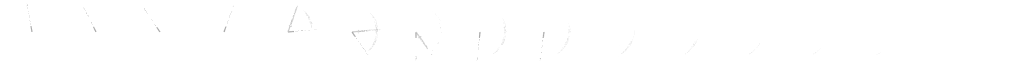
#> input picture jogos/hordas/fonte_arte/blender_corte/corte_hazaki_folha.png, 2048 x 128 px (shown at 1/2 size)
$ python corte_pfx.py
#> lines starting #> are read from the running program, lines starting #| are printed output that depends on the picture; after the words box and inside, x2 and y2 are one past the last pixel; in counts of white or black regions, pixels touching at a corner belong together
"""Cortes da katana no estilo do pixelfx: a folha do Blender fica (a lâmina e o arco), e por cima entram o rastro largo que esfria e as faíscas que a
lâmina arranca, indo pela tangente do arco com arrasto. Guia: docs/visual_2_5d/estilo_pixelfx.md.

Uso (a partir da raiz do repositório):  python jogos/hordas/fonte_arte/blender_corte/corte_pfx.py && python jogos/hordas/fonte_arte/blender_corte/girar_corte.py
Saída: corte_pfx_folha.png e corte_pfx_ciano_folha.png aqui, e as cópias corte_pfx.png e corte_pfx_ciano.png em assets/v2/efeitos. Semente fixa.
Formato da folha: R = calor, A = intensidade (shader do corte, v2/efeitos.gd).
"""

import math
import os
import random

import numpy as np
from PIL import Image

AQUI = os.path.dirname(os.path.abspath(__file__))
SAIDA = os.path.normpath(os.path.join(AQUI, "..", "..", "projeto", "assets", "v2", "efeitos"))
Q = 128
RAIO = 54.0  # onde o arco da folha passa
GOLPE = 4  # o quadro em que a lâmina começa a varrer
TONS = ((255, 255), (170, 212), (85, 128), (40, 64))  # (calor, intensidade), do fio ao que esfria


def ponto(g, x, y, tom, b):
    i, j = int(x / b), int(y / b)
    if (x - 64) ** 2 + (y - 64) ** 2 < 62**2 and g[j, i, 3] < TONS[tom][1]:
        g[j, i] = (TONS[tom][0], TONS[tom][0], TONS[tom][0], TONS[tom][1])


def linha(g, x0, y0, x1, y1, tom, b):
    n = int(max(abs(x1 - x0), abs(y1 - y0), 1)) * 2
    for k in range(n + 1):
        ponto(g, x0 + (x1 - x0) * k / n, y0 + (y1 - y0) * k / n, tom, b)


def fazer(arq, saida, n, b, semente):
#> called with arq = 'corte_hazaki_folha.png', saida = 'corte_pfx', n = 16, b = 1, semente = 21
    r = random.Random(semente)
    im = np.array(Image.open(os.path.join(AQUI, arq)).convert("RGBA"))
#> im is the input picture: shape (128, 2048, 4); mean R, G, B, A 5.4, 5.4, 5.4, 3.7
    faiscas = []
    for f in range(GOLPE, GOLPE + 3):  # a lâmina passa e arranca faíscas onde está naquele quadro
        meio = -60 + (f - GOLPE) * 60
        for _ in range(9):
            a = math.radians(meio + r.uniform(-28, 28))
            v = r.uniform(3.5, 8.0)
            faiscas.append(dict(f0=f, x=64 + math.cos(a) * RAIO, y=64 + math.sin(a) * RAIO, vx=-math.sin(a) * v + math.cos(a) * 1.2, vy=math.cos(a) * v + math.sin(a) * 1.2, vida=r.randint(4, 8)))
    for f in range(n):
        g = im[::b, f * Q : (f + 1) * Q : b].copy()
        idade = f - GOLPE - 2
        if 0 <= idade < 5:  # o rastro largo: três fios que descem a rampa e se abrem
            for fio, dr in enumerate((-6, -3, 0)):
                for grau in range(-78, 80, 2):
                    if (grau + fio * 5 + idade * 7) % 11 < 11 - idade * 2:
                        a = math.radians(grau)
                        rr = RAIO + dr - idade * 0.8
                        ponto(g, 64 + math.cos(a) * rr, 64 + math.sin(a) * rr, min(3, 1 + idade // 2 + (fio == 0)), b)
        for s in faiscas:
            k = f - s["f0"]
            if 0 <= k < s["vida"]:
                x0, y0 = s["x"], s["y"]
                s["x"] += s["vx"]
                s["y"] += s["vy"]
                s["vx"] *= 0.84  # o arrasto freia
                s["vy"] *= 0.84
                linha(g, x0, y0, s["x"], s["y"], min(3, k * 3 // s["vida"]), b)
        cheio = np.repeat(np.repeat(g, b, axis=0), b, axis=1)
        im[:, f * Q : (f + 1) * Q] = cheio
#> this loop made 16 passes
#> pass 1, in fazer, `g = im[::b, f * Q : (f + 1) * Q : b].copy()`:
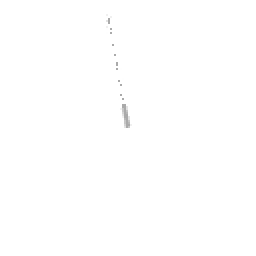
#> g: shape (128, 128, 4) (shown 2 times larger); mean R, G, B, A 2.9, 2.9, 2.9, 2.3; transparent parts drawn white
#> after the loop: g: shape (128, 128, 4); every value is 0
#> after the loop:
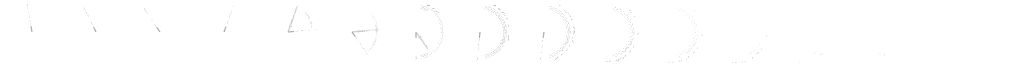
#> im: shape (128, 2048, 4) (shown at 1/2 size); 0.48% of pixels changed, all inside (x1, y1, x2, y2) = (585, 10, 1770, 126); transparent parts drawn white
#> after the loop, s = {'f0': 6, 'x': 52.67, 'y': 127.1, 'vx': -1.16, 'vy': 0.535, 'vida': 8}
    Image.fromarray(im, "RGBA").save(os.path.join(AQUI, saida + "_folha.png"), optimize=True)
    Image.fromarray(im, "RGBA").save(os.path.join(SAIDA, saida + ".png"), optimize=True)


if __name__ == "__main__":
    fazer("corte_hazaki_folha.png", "corte_pfx", 16, 1, 21)
    fazer("corte_hazaki_ciano_folha.png", "corte_pfx_ciano", 12, 2, 22)
#> call 2 of fazer, with arq = 'corte_hazaki_ciano_folha.png', saida = 'corte_pfx_ciano', n = 12, b = 2, semente = 22
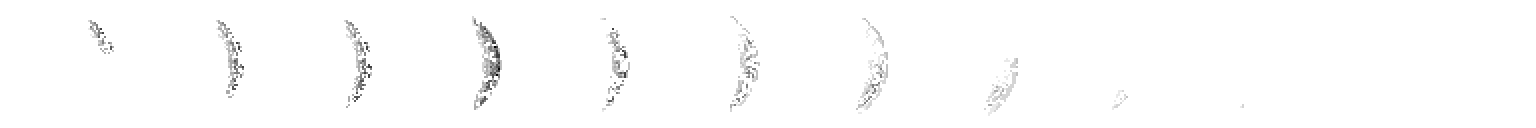
#> input picture jogos/hordas/fonte_arte/blender_corte/corte_hazaki_ciano_folha.png, 1536 x 128 px
#> in fazer, im is the input picture: shape (128, 1536, 4); mean R, G, B, A 8, 8, 8, 8.3
#> after the loop in fazer (call 2), `for f in range(GOLPE, GOLPE + 3):`: faiscas = 27 items
#> the loop in fazer (call 2), `for f in range(n):` made 12 passes
#> pass 2, in fazer (call 2), `g = im[::b, f * Q : (f + 1) * Q : b].copy()`:
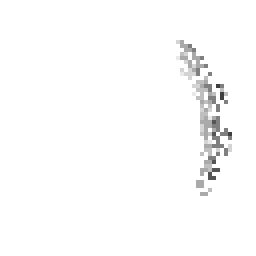
#> g: shape (64, 64, 4) (shown 4 times larger); mean R, G, B, A 6, 6, 6, 7.4; transparent parts drawn white
#> after the loop in fazer (call 2), `for f in range(n):`:
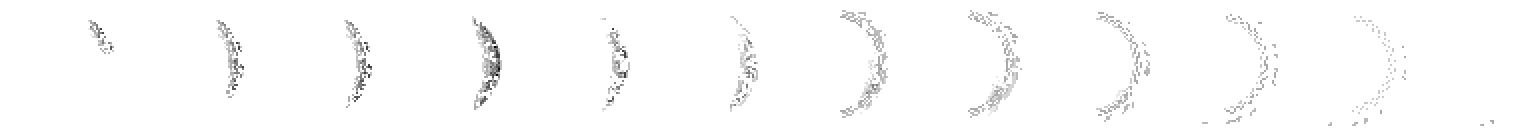
#> im: shape (128, 1536, 4); 1.74% of pixels changed, all inside (x1, y1, x2, y2) = (588, 10, 1494, 126); transparent parts drawn white
#> after the loop in fazer (call 2), `for f in range(n):`: s = {'f0': 6, 'x': 100.3, 'y': 114.5, 'vx': -0.969, 'vy': 2.33, 'vida': 5}
